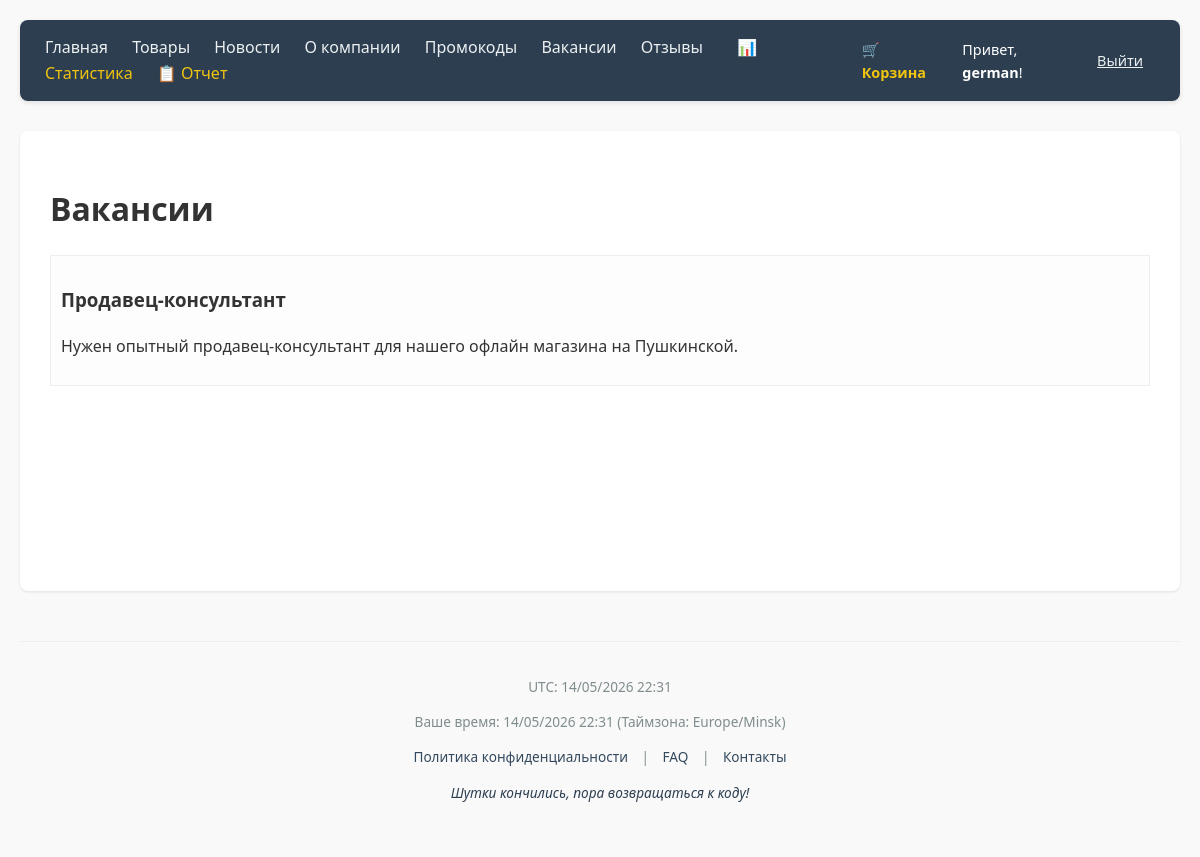
The app's page /vacancies/ (signed in) with its own data.
### shop/models.py (models this page shows)
class TimeStampedModel(models.Model):
    created_at = models.DateTimeField(auto_now_add=True, verbose_name="Дата добавления")
    updated_at = models.DateTimeField(auto_now=True, verbose_name="Дата изменения")
    class Meta:
        abstract = True # Это значит, что таблица в БД для этой модели создана не будет

class Vacancy(TimeStampedModel):
    title = models.CharField(max_length=200, verbose_name="Название вакансии")
    description = models.TextField(verbose_name="Описание")
    is_active = models.BooleanField(default=True, verbose_name="Открыта")
    class Meta:
        verbose_name_plural = "Вакансии"

### shop/views.py (the view)
# urls.py: re_path(r'^vacancies/$', views.vacancy_list, name='vacancy_list'),
def vacancy_list(request):
    vacancies = Vacancy.objects.filter(is_active=True)
    return render(request, 'shop/vacancies.html', {'vacancies': vacancies})

### shop/context_processors.py (called while the page is built)
def global_date_context(request):
    now = timezone.now()
    return {
        'current_utc': now, # UTC время
        'current_local': timezone.localtime(now), # Время в таймзоне из settings.py
        'user_tz': timezone.get_current_timezone_name(),
        'text_calendar': calendar.TextCalendar().formatmonth(now.year, now.month),
    }

### shop/templates/shop/vacancies.html
{% extends 'shop/base.html' %}
{% block content %}
    <h1>Вакансии</h1>
    {% for v in vacancies %}
        <div style="padding: 10px; background: #fdfdfd; border: 1px solid #eee; margin-bottom: 10px;">
            <h3>{{ v.title }}</h3>
            <p>{{ v.description }}</p>
        </div>
    {% endfor %}
{% endblock %}

### shop/templates/shop/base.html (shortened to what this page needs)
<!DOCTYPE html>
<html lang="ru">
<head>
</head>
<body>
    <nav>
        <div class="nav-links">
            <a href="{% url 'index' %}">Главная</a>
            <a href="{% url 'product_list' %}">Товары</a>
            <a href="{% url 'news_list' %}">Новости</a>
            <a href="{% url 'about' %}">О компании</a>
            <a href="{% url 'promo_codes' %}">Промокоды</a>
            <a href="{% url 'vacancy_list' %}">Вакансии</a>
            <a href="{% url 'reviews' %}">Отзывы</a>
            {% if user.is_staff %}
                <a href="{% url 'statistics' %}" style="color: #f1c40f; margin-left: 10px;">📊 Статистика</a>
                <a href="{% url 'customer_report' %}" style="color: #f1c40f;">📋 Отчет</a>
            {% endif %}
        </div>
        <div class="auth-block">
            {% if user.is_authenticated %}
                <a href="{% url 'view_cart' %}" style="color: #f1c40f; text-decoration: none; margin-right: 15px;">
                    🛒 Корзина
                </a>
                <span>Привет, <strong>{{ user.username }}</strong>!</span>
                <form action="{% url 'logout' %}" method="post" style="display:inline; margin-left:10px;">
                    <button type="submit" style="background:none; border:none; color:#ecf0f1; cursor:pointer; text-decoration:underline; font-family:inherit; font-size:inherit;">
                        Выйти
                    </button>
                </form>
            {% else %}
                <a href="{% url 'login' %}" style="color: #ecf0f1; text-decoration: none;">Войти</a> |
                <a href="{% url 'register' %}" style="color: #ecf0f1; text-decoration: none;">Регистрация</a>
            {% endif %}
        </div>
    </nav>
    <div class="content">
        {% block content %}{% endblock %}
    </div>
    <div class="footer">
        <div class="footer-info">
            <p>UTC: {{ current_utc|date:"d/m/Y H:i" }}</p>
            <p>Ваше время: {{ current_local|date:"d/m/Y H:i" }} (Таймзона: {{ user_tz }})</p>
        </div>
        <div class="footer-links">
            <a href="{% url 'privacy_policy' %}">Политика конфиденциальности</a> |
            <a href="{% url 'faq_list' %}">FAQ</a> |
            <a href="{% url 'contact_list' %}">Контакты</a>
        </div>
        <p id="joke-container" style="font-style: italic; color: #2c3e50;">🤖 Загрузка шутки...</p>
    </div>
</body>
</html>

### shop/templates/shop/base.html (style rules this page uses)
body { font-family: 'Segoe UI', Tahoma, Geneva, Verdana, sans-serif; margin: 0; padding: 20px; line-height: 1.6; color: #333; background-color: #f9f9f9; }
nav { background: #2c3e50; padding: 15px 25px; margin-bottom: 30px; display: flex; justify-content: space-between; align-items: center; border-radius: 8px; box-shadow: 0 2px 5px rgba(0,0,0,0.1); }
.nav-links a { margin-right: 20px; text-decoration: none; color: #ecf0f1; font-weight: 500; transition: 0.3s; }
.auth-block { color: #fff; font-size: 0.9em; display: flex; align-items: center; gap: 15px; }
.auth-block button { background: #e74c3c; color: white; border: none; padding: 5px 12px; border-radius: 4px; cursor: pointer; font-size: 0.9em; }
.auth-block a { color: #3498db; text-decoration: none; font-weight: bold; }
.content { background: white; padding: 30px; border-radius: 8px; box-shadow: 0 1px 3px rgba(0,0,0,0.1); min-height: 400px; }
.footer { margin-top: 50px; padding: 20px; text-align: center; font-size: 0.85em; color: #7f8c8d; border-top: 1px solid #eee; }
.footer-links { margin-bottom: 10px; }
.footer-links a { margin: 0 10px; color: #34495e; text-decoration: none; }

### records on screen
Vacancy: title "Продавец-консультант", description "Нужен опытный продавец-консультант для нашего офлайн магазина на Пушкинской."

### other values on screen
{{ user.username }} "german"
{{ current_local|date:"d/m/Y H:i" }} "14/05/2026 22:31"
{{ user_tz }} "Europe/Minsk"
